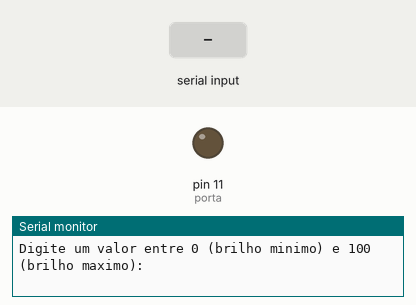
Bench run of a sketch on a simulated Arduino Uno, built with avr-gcc and run on an emulated ATmega328P. On the bench: output pins drawn as LEDs (lit = HIGH), the last lines printed to the serial monitor. Inputs (shaded band) come from the test bench.

Above: at 1.2 s.
1.3 s: "90,45\n" received over Serial
At 2.1 s:
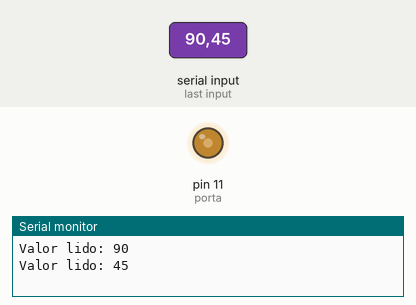
3.8 s: "5\n" received over Serial
At 4.2 s:
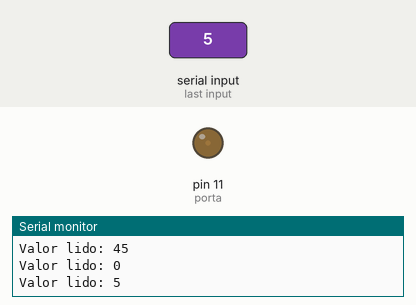
Timing chart, 0 to 6.8 s (numbered marks = the images above; inputs shaded):
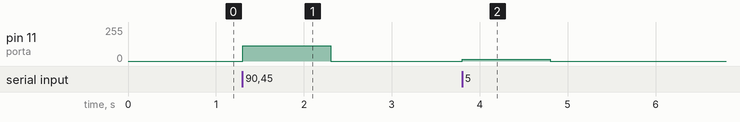

The sketch:

Brilho_LED.ino
```cpp
int valor;
int brilho;
int porta = 11;

void setup() {
  pinMode(porta, OUTPUT);
  Serial.begin(9600);
  Serial.println("Digite um valor entre 0 (brilho minimo) e 100 (brilho maximo):");
  Serial.println();
}

void loop() {
  if (Serial.available() > 0) {
    valor = Serial.parseInt();
    Serial.print("Valor lido: ");
    Serial.println(valor);
    brilho = valor*2.55;
    analogWrite(porta, brilho);
  }
}
```

Measured:
- after the input at 1.3 s, pin 11 (porta): 0/255 → 114/255 at once, → 0/255 1.0 s later
- after the input at 3.8 s, pin 11 (porta): 0/255 → 12/255 at once, → 0/255 1.0 s later
